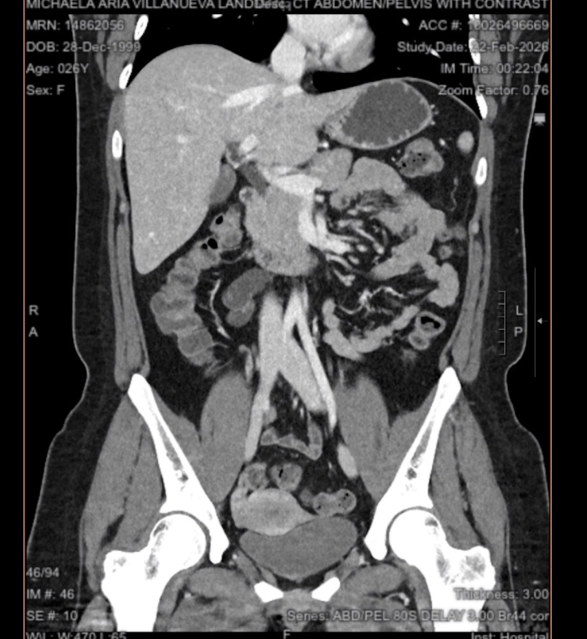
#> input picture fixa.png, 1174 x 1278 px (shown at 1/2 size)
$ python edgereg.py   (older library calls are emulated)
#> lines starting #> are read from the running program, lines starting #| are printed output that depends on the picture
### edgemap.py

#Generate edge map

import nibabel as nib
import numpy as np
import cv2
from matplotlib import pyplot as plt

def make_edgemap(mri_slice):

    # [9 lines of commented-out code are left out]
    mri_slice_norm = cv2.normalize(mri_slice, None, 0, 255, cv2.NORM_MINMAX).astype(np.uint8)

    # Gaussian blur
    blurred = cv2.GaussianBlur(mri_slice_norm, (3, 3), 0)

    # Canny edge detection
    edges = cv2.Canny(blurred, 50, 150)

    #Laplacian of Gaussian edge detection (likely will want this one)
    log = cv2.Laplacian(blurred, cv2.CV_64F)
    return(edges,log,mri_slice)

# [12 lines of commented-out code are left out]

### edgereg.py


import ants
import cv2
import numpy as np
from edgemap import make_edgemap

from matplotlib import pyplot as plt

#ref: https://antspy.readthedocs.io/en/latest/registration.html

fi = cv2.imread('fixa.png', cv2.IMREAD_GRAYSCALE)
#> fi: shape (1278, 1174); min 0, max 255, mean 85.3
mi = cv2.imread('mova.png', cv2.IMREAD_GRAYSCALE)
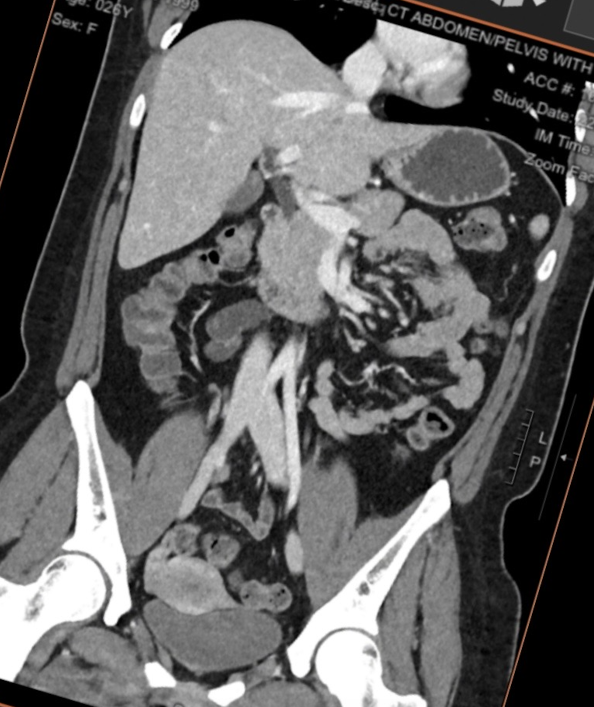
#> input picture mova.png, 1188 x 1414 px (shown at 1/2 size)
#> mi: shape (1414, 1188); min 0, max 255, mean 95.5


print(fi.shape)
#| (1278, 1174)

[edgefi,logfi,mri_slicefi] = make_edgemap(fi)
#> in make_edgemap, `edges = cv2.Canny(blurred, 50, 150)`:
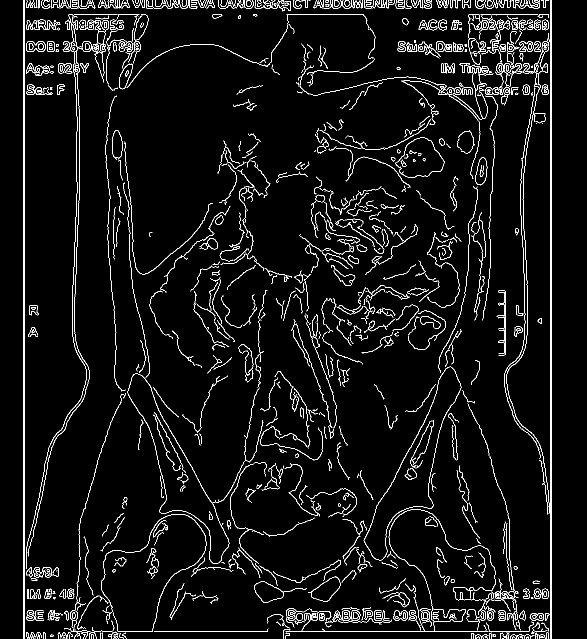
#> edges: shape (1278, 1174) (shown at 1/2 size); 4.7% white in thin lines or dots
#> in make_edgemap, `log = cv2.Laplacian(blurred, cv2.CV_64F)`:
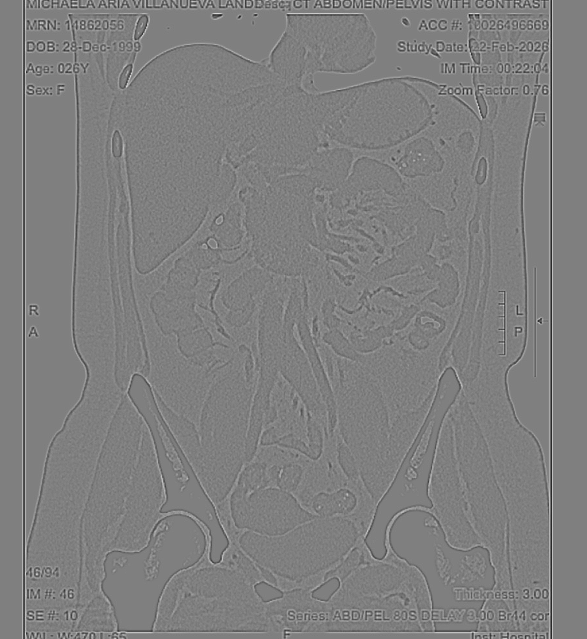
#> log: shape (1278, 1174) float64 (shown at 1/2 size); min -58, max 58, mean 0; drawn with min black and max white
[edgemi,logmi,mri_slicemi] = make_edgemap(mi)
#> in make_edgemap (call 2), `edges = cv2.Canny(blurred, 50, 150)`:
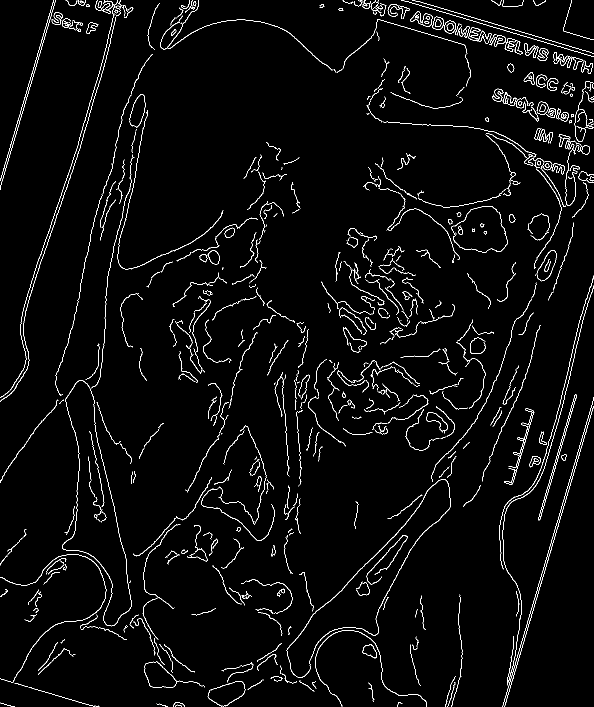
#> edges: shape (1414, 1188) (shown at 1/2 size); 2.9% white in thin lines or dots
#> in make_edgemap (call 2), `log = cv2.Laplacian(blurred, cv2.CV_64F)`:
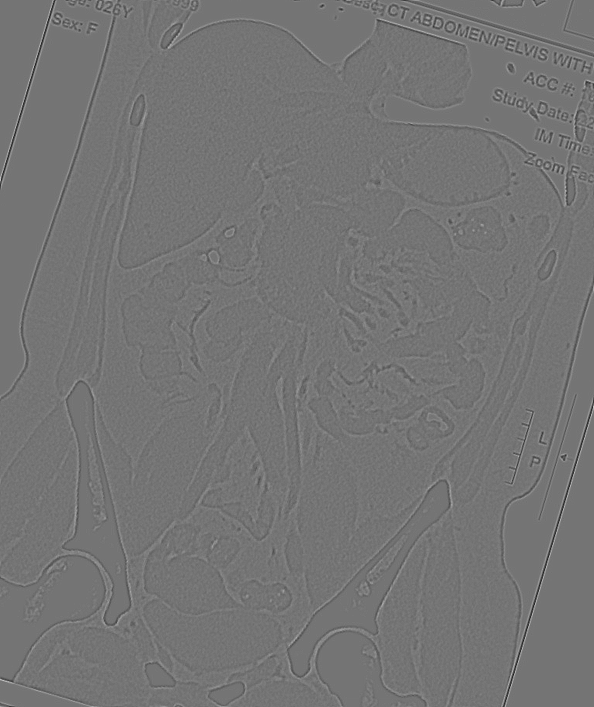
#> log: shape (1414, 1188) float64 (shown at 1/2 size); min -55, max 65, mean 0; drawn with min black and max white

#resizing sCT image to make sure it's interpreted correctly
height, width = fi.shape[:2]
#> height = 1278; width = 1174
mi= cv2.resize(mi, (width, height), interpolation=cv2.INTER_LINEAR)
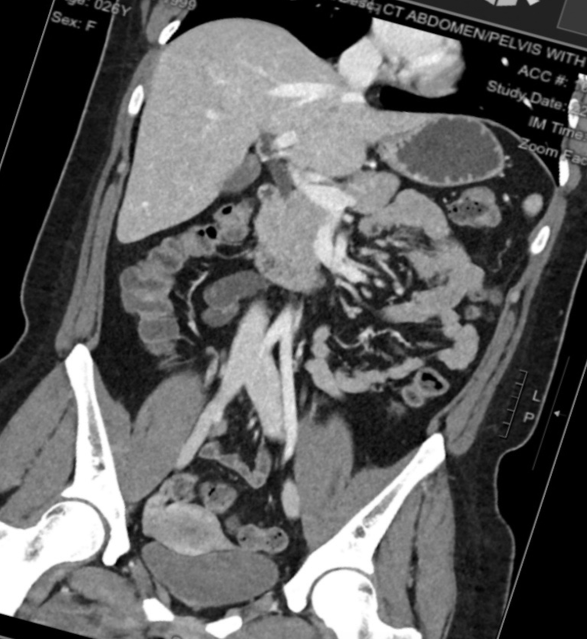
#> mi: shape (1278, 1174) (shown at 1/2 size); min 0, max 255, mean 95.4

#> (the run stopped early here; a loop or call above may not have finished)
